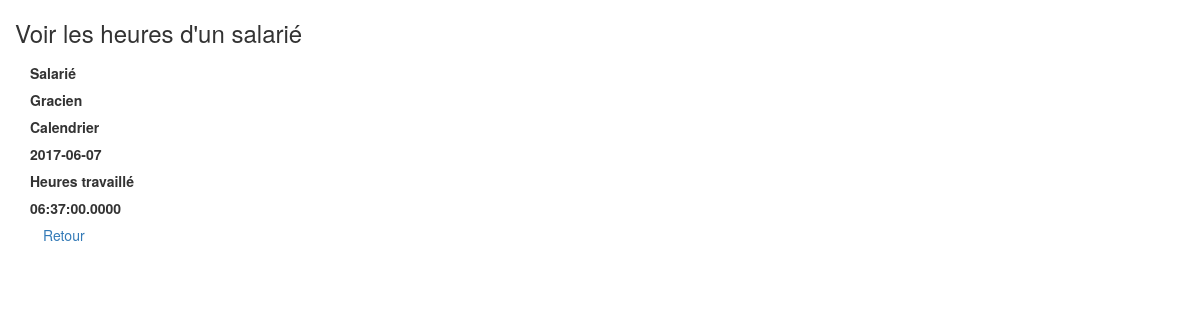
Screenshot of /read.php?id=1 with the database file from the repository.
### tables this page shows
CREATE TABLE `enregistrement` (
  `id` int(11) NOT NULL,
  `salarie` varchar(11) NOT NULL,
  `Calendrier` date NOT NULL,
  `Heures` time(4) NOT NULL
);

### read.php (the view, shortened to what this page needs)
<?php
    $id = null;
    if ( !empty($_GET['id'])) {
        $id = $_REQUEST['id'];
    }
    if ( null==$id ) {
        header("Location: index.php");
    } else {
        $pdo = Database::connect();
        $pdo->setAttribute(PDO::ATTR_ERRMODE, PDO::ERRMODE_EXCEPTION);
        $sql = "SELECT * FROM enregistrement where id = ?";
        $q = $pdo->prepare($sql);
        $q->execute(array($id));
        $data = $q->fetch(PDO::FETCH_ASSOC);
    }
?>
<!DOCTYPE html>
<html lang="en">
<head>
    <link   href="css/bootstrap.min.css" rel="stylesheet">
</head>
<body>
    <div class="container">
                <div class="span10 offset1">
                    <div class="row">
                        <h3>Voir les heures d'un salarié</h3>
                    </div>
                    <div class="form-horizontal" >
                      <div class="control-group">
                        <label class="control-label">Salarié</label>
                        <div class="controls">
                            <label class="checkbox">
                                <?php echo $data['salarie'];?>
                            </label>
                        </div>
                      </div>
                      <div class="control-group">
                        <label class="control-label">Calendrier</label>
                        <div class="controls">
                            <label class="checkbox">
                                <?php echo $data['Calendrier'];?>
                            </label>
                        </div>
                      </div>
                      <div class="control-group">
                        <label class="control-label">Heures travaillé</label>
                        <div class="controls">
                            <label class="checkbox">
                                <?php echo $data['Heures'];?>
                            </label>
                        </div>
                      </div>
                        <div class="form-actions">
                          <a class="btn" href="index.php">Retour</a>
                       </div>
                    </div>
                </div>
    </div>
  </body>
</html>

### rows the page displays
enregistrement: salarie "Gracien", Calendrier "2017-06-07", Heures "06:37:00.0000"
